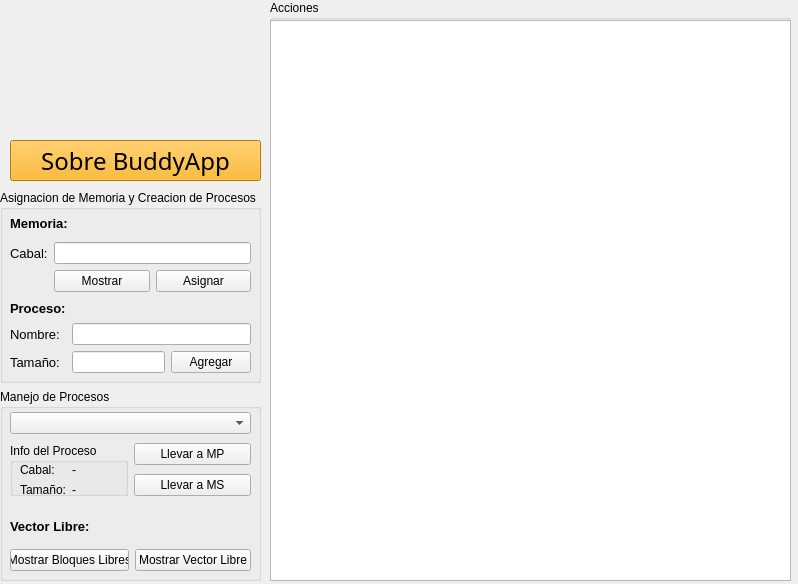
<?xml version="1.0" encoding="UTF-8"?>
<ui version="4.0">
 <class>MainWindow</class>
 <widget class="QMainWindow" name="MainWindow">
  <property name="geometry">
   <rect>
    <x>0</x>
    <y>0</y>
    <width>798</width>
    <height>584</height>
   </rect>
  </property>
  <property name="sizePolicy">
   <sizepolicy hsizetype="Fixed" vsizetype="Fixed">
    <horstretch>0</horstretch>
    <verstretch>0</verstretch>
   </sizepolicy>
  </property>
  <property name="minimumSize">
   <size>
    <width>798</width>
    <height>584</height>
   </size>
  </property>
  <property name="maximumSize">
   <size>
    <width>798</width>
    <height>584</height>
   </size>
  </property>
  <property name="windowTitle">
   <string>BuddyApp</string>
  </property>
  <property name="windowIcon">
   <iconset>
    <selectedoff>:/img/img/logoico.png</selectedoff>
   </iconset>
  </property>
  <property name="styleSheet">
   <string notr="true"/>
  </property>
  <widget class="QWidget" name="centralwidget">
   <widget class="QGroupBox" name="groupBox_2">
    <property name="geometry">
     <rect>
      <x>270</x>
      <y>0</y>
      <width>521</width>
      <height>581</height>
     </rect>
    </property>
    <property name="title">
     <string>Acciones</string>
    </property>
    <widget class="QPlainTextEdit" name="plainTextEditAcciones">
     <property name="geometry">
      <rect>
       <x>0</x>
       <y>20</y>
       <width>521</width>
       <height>561</height>
      </rect>
     </property>
     <property name="font">
      <font>
       <family>Consolas</family>
       <pointsize>12</pointsize>
      </font>
     </property>
     <property name="readOnly">
      <bool>true</bool>
     </property>
    </widget>
   </widget>
   <widget class="QLabel" name="label_9">
    <property name="geometry">
     <rect>
      <x>10</x>
      <y>10</y>
      <width>251</width>
      <height>121</height>
     </rect>
    </property>
    <property name="styleSheet">
     <string notr="true">border-image: url(:/img/img/logofin.png);</string>
    </property>
    <property name="text">
     <string>&lt;html&gt;&lt;head/&gt;&lt;body&gt;&lt;p&gt;&lt;br/&gt;&lt;/p&gt;&lt;/body&gt;&lt;/html&gt;</string>
    </property>
   </widget>
   <widget class="QWidget" name="layoutWidget">
    <property name="geometry">
     <rect>
      <x>0</x>
      <y>190</y>
      <width>261</width>
      <height>391</height>
     </rect>
    </property>
    <layout class="QVBoxLayout" name="verticalLayout_2">
     <item>
      <widget class="QGroupBox" name="groupBox">
       <property name="title">
        <string>Asignacion de Memoria y Creacion de Procesos</string>
       </property>
       <widget class="QWidget" name="layoutWidget">
        <property name="geometry">
         <rect>
          <x>10</x>
          <y>110</y>
          <width>241</width>
          <height>73</height>
         </rect>
        </property>
        <layout class="QGridLayout" name="gridLayout">
         <item row="0" column="0">
          <widget class="QLabel" name="label_4">
           <property name="font">
            <font>
             <pointsize>10</pointsize>
             <weight>75</weight>
             <bold>true</bold>
            </font>
           </property>
           <property name="text">
            <string>Proceso:</string>
           </property>
          </widget>
         </item>
         <item row="1" column="0">
          <widget class="QLabel" name="label_2">
           <property name="font">
            <font>
             <pointsize>10</pointsize>
            </font>
           </property>
           <property name="text">
            <string>Nombre:</string>
           </property>
          </widget>
         </item>
         <item row="1" column="1" colspan="2">
          <widget class="QLineEdit" name="lineNombreProceso"/>
         </item>
         <item row="2" column="0">
          <widget class="QLabel" name="label_5">
           <property name="font">
            <font>
             <pointsize>10</pointsize>
            </font>
           </property>
           <property name="text">
            <string>Tamaño: </string>
           </property>
          </widget>
         </item>
         <item row="2" column="1">
          <widget class="QLineEdit" name="lineTamProceso"/>
         </item>
         <item row="2" column="2">
          <widget class="QPushButton" name="pushButtonAgregarNuevoProceso">
           <property name="text">
            <string>Agregar</string>
           </property>
          </widget>
         </item>
        </layout>
       </widget>
       <widget class="QWidget" name="layoutWidget">
        <property name="geometry">
         <rect>
          <x>10</x>
          <y>21</y>
          <width>241</width>
          <height>81</height>
         </rect>
        </property>
        <layout class="QGridLayout" name="gridLayout_4">
         <item row="0" column="0" colspan="2">
          <widget class="QLabel" name="label">
           <property name="font">
            <font>
             <pointsize>10</pointsize>
             <weight>75</weight>
             <bold>true</bold>
            </font>
           </property>
           <property name="text">
            <string>Memoria:</string>
           </property>
          </widget>
         </item>
         <item row="1" column="0">
          <widget class="QLabel" name="label_3">
           <property name="font">
            <font>
             <pointsize>10</pointsize>
            </font>
           </property>
           <property name="text">
            <string>Cabal:</string>
           </property>
          </widget>
         </item>
         <item row="1" column="1">
          <widget class="QLineEdit" name="lineEditCabalMemoriaPrincipal"/>
         </item>
         <item row="2" column="1">
          <layout class="QHBoxLayout" name="horizontalLayout_2">
           <item>
            <widget class="QPushButton" name="pushButtonMostrar">
             <property name="text">
              <string>Mostrar</string>
             </property>
            </widget>
           </item>
           <item>
            <widget class="QPushButton" name="pushButtonNuevaMemoria">
             <property name="text">
              <string>Asignar</string>
             </property>
            </widget>
           </item>
          </layout>
         </item>
        </layout>
       </widget>
      </widget>
     </item>
     <item>
      <widget class="QGroupBox" name="groupBox_3">
       <property name="title">
        <string>Manejo de Procesos</string>
       </property>
       <widget class="QWidget" name="layoutWidget">
        <property name="geometry">
         <rect>
          <x>10</x>
          <y>20</y>
          <width>241</width>
          <height>91</height>
         </rect>
        </property>
        <layout class="QGridLayout" name="gridLayout_2">
         <item row="1" column="0" rowspan="2">
          <widget class="QGroupBox" name="groupBox_4">
           <property name="title">
            <string>Info del Proceso</string>
           </property>
           <widget class="QLabel" name="label_10">
            <property name="geometry">
             <rect>
              <x>10</x>
              <y>60</y>
              <width>61</width>
              <height>21</height>
             </rect>
            </property>
            <property name="text">
             <string>Donde Esta?</string>
            </property>
           </widget>
           <widget class="QWidget" name="layoutWidget">
            <property name="geometry">
             <rect>
              <x>10</x>
              <y>20</y>
              <width>101</width>
              <height>34</height>
             </rect>
            </property>
            <layout class="QGridLayout" name="gridLayout_3">
             <item row="0" column="0">
              <widget class="QLabel" name="label_6">
               <property name="text">
                <string>Cabal:</string>
               </property>
              </widget>
             </item>
             <item row="0" column="1" colspan="2">
              <widget class="QLabel" name="labelInfoCabal">
               <property name="text">
                <string>-</string>
               </property>
              </widget>
             </item>
             <item row="1" column="0">
              <widget class="QLabel" name="label_8">
               <property name="text">
                <string>Tamaño:</string>
               </property>
              </widget>
             </item>
             <item row="1" column="1" colspan="2">
              <widget class="QLabel" name="labelInfoTam">
               <property name="text">
                <string>-</string>
               </property>
              </widget>
             </item>
            </layout>
           </widget>
          </widget>
         </item>
         <item row="1" column="1">
          <widget class="QPushButton" name="pushButtonAgregarMP">
           <property name="enabled">
            <bool>true</bool>
           </property>
           <property name="text">
            <string>Llevar a MP</string>
           </property>
          </widget>
         </item>
         <item row="2" column="1">
          <widget class="QPushButton" name="pushButtonSacarMP">
           <property name="text">
            <string>Llevar a MS</string>
           </property>
          </widget>
         </item>
         <item row="0" column="0" colspan="2">
          <widget class="QComboBox" name="comboBoxProcesos"/>
         </item>
        </layout>
       </widget>
       <widget class="QWidget" name="layoutWidget">
        <property name="geometry">
         <rect>
          <x>10</x>
          <y>121</y>
          <width>241</width>
          <height>61</height>
         </rect>
        </property>
        <layout class="QVBoxLayout" name="verticalLayout">
         <item>
          <widget class="QLabel" name="label_7">
           <property name="font">
            <font>
             <pointsize>10</pointsize>
             <weight>75</weight>
             <bold>true</bold>
            </font>
           </property>
           <property name="text">
            <string>Vector Libre:</string>
           </property>
          </widget>
         </item>
         <item>
          <layout class="QHBoxLayout" name="horizontalLayout">
           <item>
            <widget class="QPushButton" name="pushButtonBL">
             <property name="text">
              <string>Mostrar Bloques Libres</string>
             </property>
            </widget>
           </item>
           <item>
            <widget class="QPushButton" name="pushButtonVL">
             <property name="text">
              <string>Mostrar Vector Libre</string>
             </property>
            </widget>
           </item>
          </layout>
         </item>
        </layout>
       </widget>
      </widget>
     </item>
    </layout>
   </widget>
   <widget class="QPushButton" name="pushButtonInfoApp">
    <property name="geometry">
     <rect>
      <x>10</x>
      <y>140</y>
      <width>251</width>
      <height>41</height>
     </rect>
    </property>
    <property name="font">
     <font>
      <family>Blackadder ITC</family>
      <pointsize>18</pointsize>
     </font>
    </property>
    <property name="styleSheet">
     <string notr="true">background-color: rgb(255, 170, 0);</string>
    </property>
    <property name="text">
     <string>Sobre BuddyApp</string>
    </property>
   </widget>
  </widget>
 </widget>
 <resources>
  <include location="imgagen.qrc"/>
 </resources>
 <connections/>
</ui>
